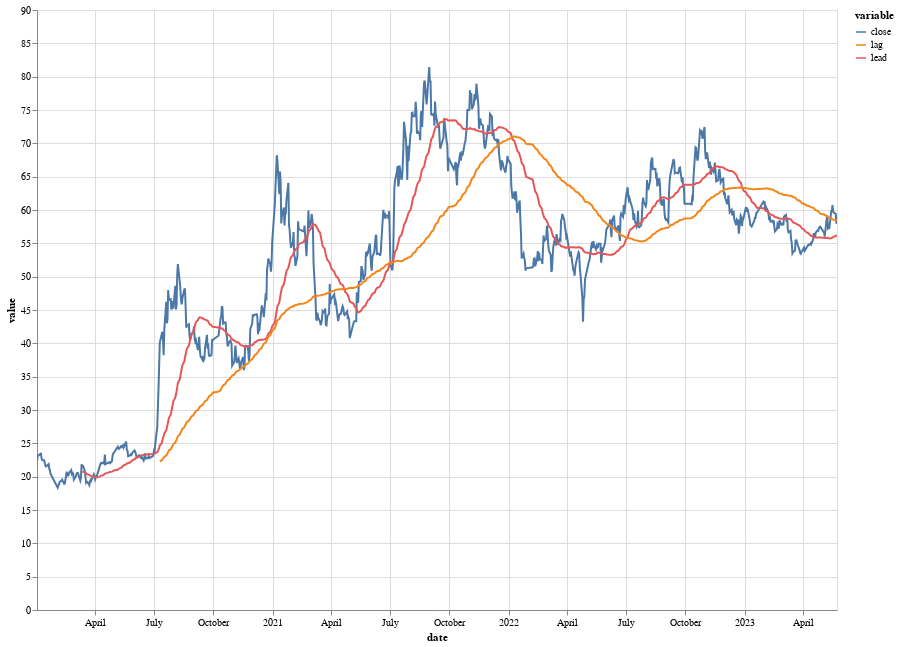

Source (notebook cell):
### Code cell
plot_data = df[COLUMNS].reset_index().melt('date')

alt.Chart(plot_data).mark_line().encode(
  x='date:T',
  y='value',
  color='variable'
).properties(
  width=800,
  height=600
).interactive()

### Figure 1 — Vega-Lite specification as saved in the notebook (floating-point values rounded to 4 significant figures; data arrays with more than 128 entries replaced by an {"elided": "..."} marker saying what was removed)
{"config": {"view": {"continuousWidth": 400, "continuousHeight": 300}}, "data": {"name": "data-fd1c4a1367dde0a7547fa5ed4ddb8afe"}, "mark": "line", "encoding": {"color": {"field": "variable", "type": "nominal"}, "x": {"field": "date", "type": "temporal"}, "y": {"field": "value", "type": "quantitative"}}, "height": 600, "selection": {"selector001": {"type": "interval", "bind": "scales", "encodings": ["x", "y"]}}, "width": 800, "$schema": "https://vega.github.io/schema/vega-lite/v4.17.0.json", "datasets": {"data-fd1c4a1367dde0a7547fa5ed4ddb8afe": {"elided": "2463 records"}}}
